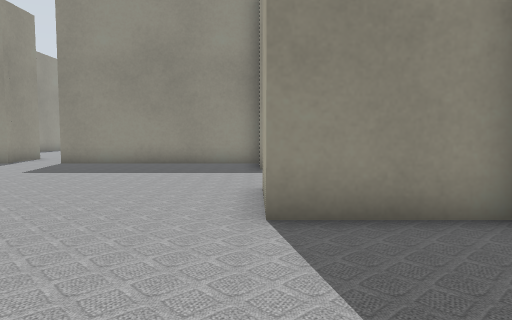
View 1 (above)

23 first-person views from a walk through a world built for the Gazebo simulator. The camera is 0.5 m above the floor, tilts 4° down and sees 70° across. The lines on the ground mark 1 m squares. The floor is counted in squares, 0.5 m on a side. Each view is taken from the middle of a square. On the plan, view 1 faces up. The plan holds only what a view shows up to about 13 squares ahead; the rest is blank. The place goes on beyond the plan. Robots are left out. Gazebo's built-in surfaces are drawn with simple patterns. Some stock models are drawn as simple stand-ins. Some surface patterns are stand-ins.

View 2
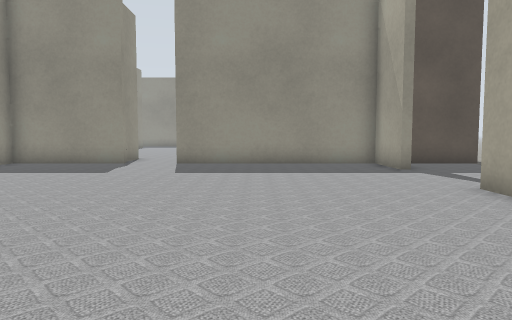

View 3
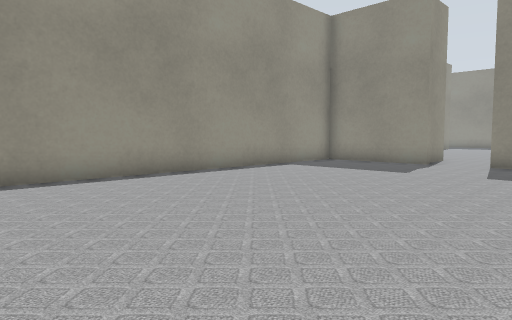

View 4
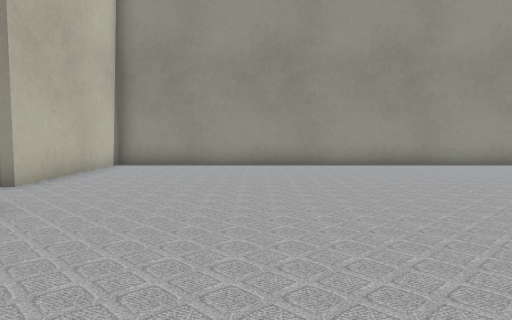

View 5
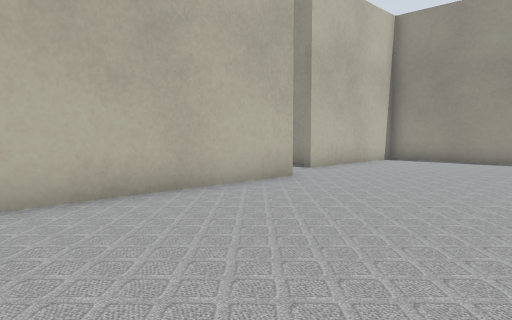

View 6
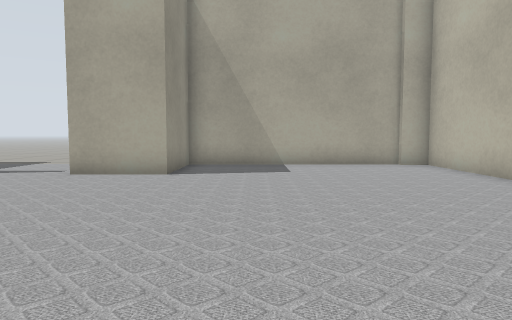

View 7
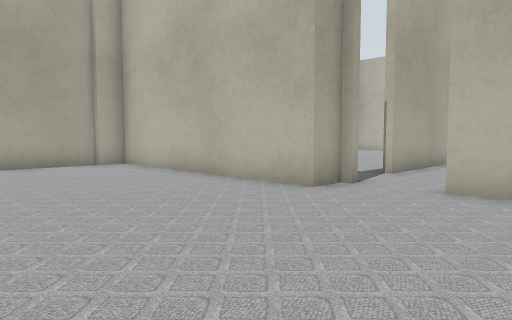

View 8
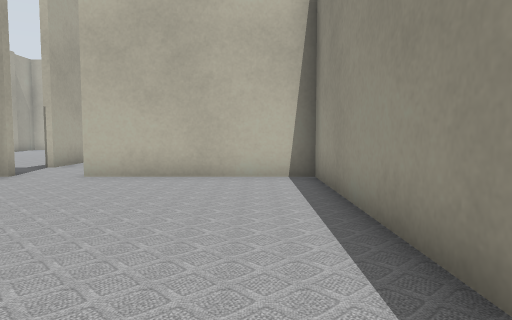

View 9
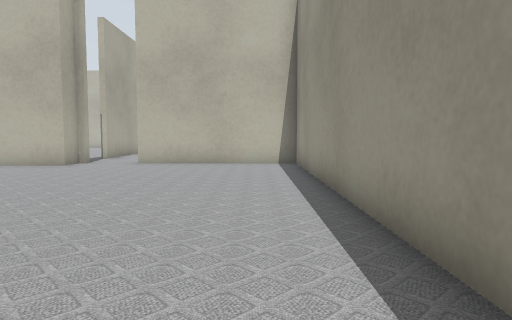

View 10
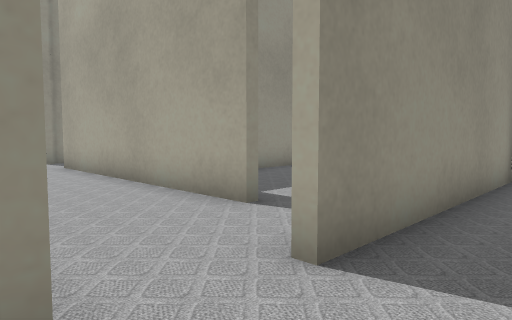

View 11
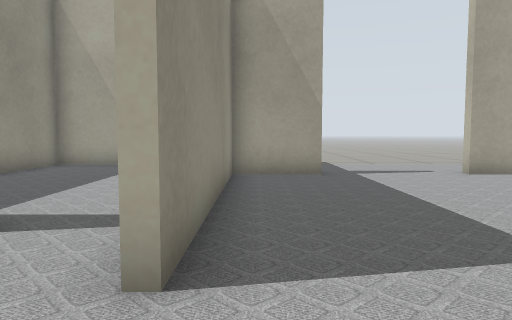

View 12
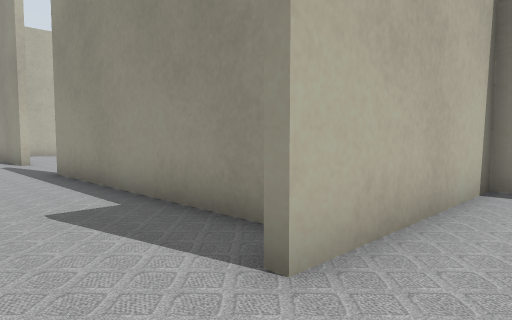

View 13
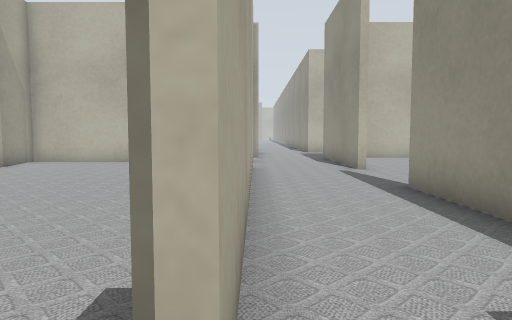

View 14
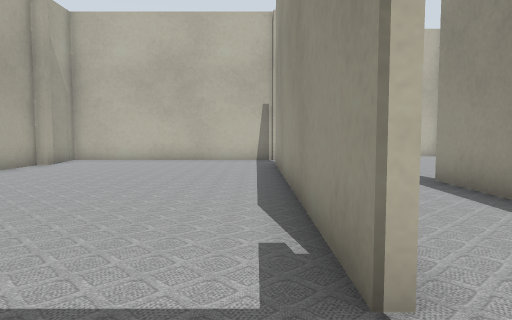

View 15
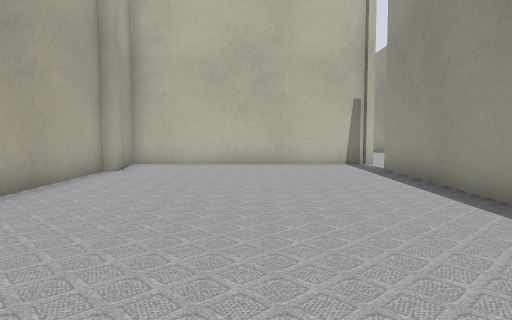

View 16
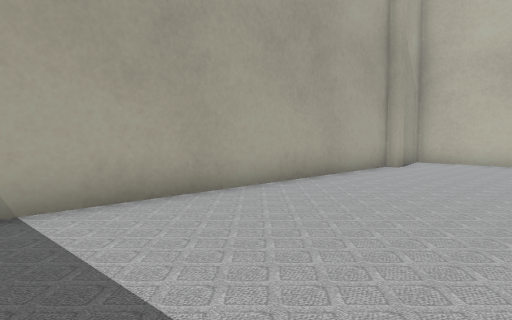

View 17
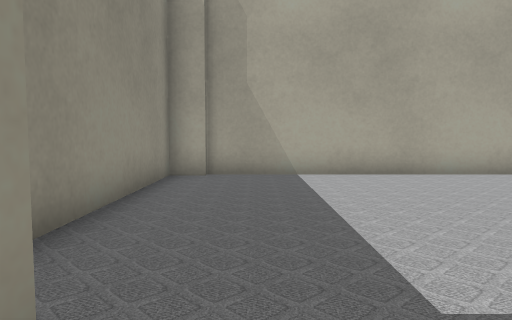

View 18
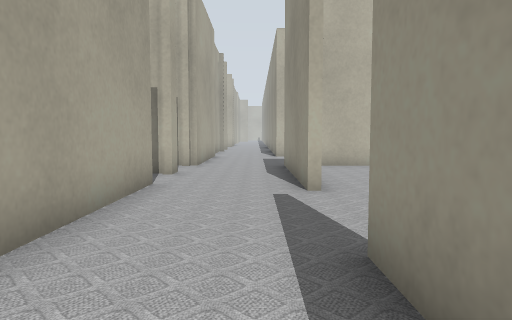

View 19
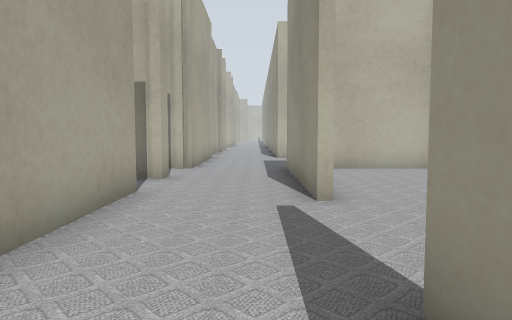

View 20
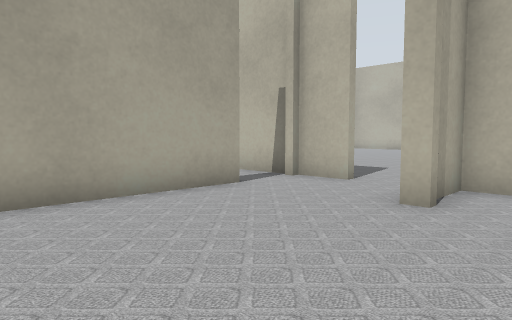

View 21
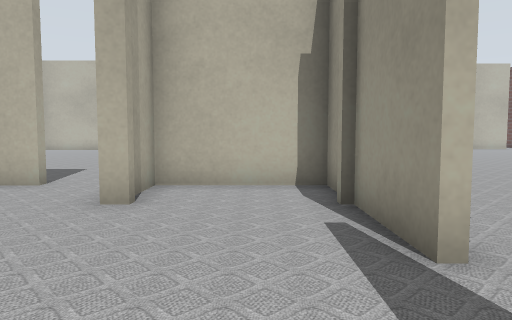

View 22
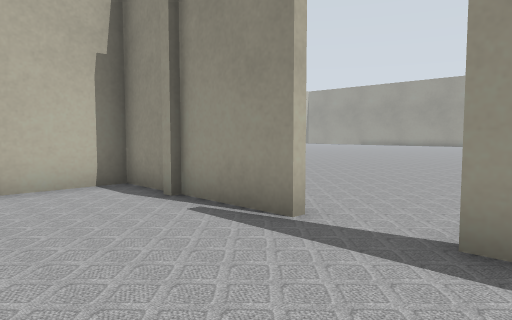

View 23
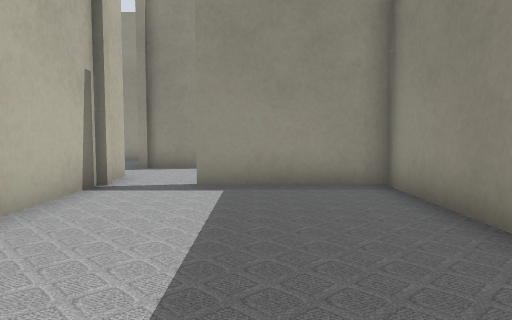

### Floor plan
Points are (right, up) in squares from view 1. A wall is a line through its corners. A room is listed if a view was taken in it or the views show most of it. See-through windows are left out.
Room 1 (views 1, 2, 3, 4, 5, 6, 7, 8, 9, 10, 11, 12)
walls: (0.1, 10.2) (0.1, 12.6) (-6.8, 12.6); (-4.9, -4.6) (-4.9, -3.6) (3, -3.6); (-8.5, 12.6) (-12.4, 12.6) (-12.4, 11.9); (-12.4, 10.4) (-12.4, -4.6) (-6.9, -4.6); (3.1, -2.9) (3.1, 4.2) (0.1, 4.2) (0.1, 6.8); (2.9, -4.9) (2.9, -2.6)
ways out: opening at (-6, -5) to room 3; opening at (-7.5, 13) to room 4; opening at (0, 8.5)
Room 2 (views 13, 14, 15, 16)
walls: (-4.7, -6.9) (-4.7, -17.5); (3.1, -16.9) (3.1, -4.8); (2.9, -17.2) (2.9, -16.8); (-4.9, -19.3) (3.1, -19.3) (3.1, -17.6); (3, -3.9) (-2.6, -3.9)
ways out: opening at (-5, -6) to room 3; opening at (-5, -18) to room 6
Room 3 (views 17, 18, 19)
walls: (-4.9, -16.5) (-4.9, -6.9); (-7.9, -5.5) (-7.9, -13)
ways out: opening at (-6, -5) to room 1; opening at (-5, -6) to room 2; opening at (-6.5, -17) to room 6; opening at (-8, -14.5)
Room 4 (views 20, 21, 22)
walls: (-9.2, 14.8) (-8.8, 14.8); (-8.8, 14.4) (-8.8, 12.8); (-12.4, 17.2) (-12.4, 14.8); (-5.4, 14.8) (-5.4, 20.5); (-12.4, 14.4) (-12.4, 12.8) (-9, 12.8) (-9, 14.1); (-6.8, 12.8) (-5.2, 12.8)
low walls: (-12.4, 19.5) (-12.4, 19)
ways out: opening at (-7.5, 13) to room 1; opening at (-5, 14) to room 5; opening at (-12.5, 19)
Room 5 (view 23)
walls: (3.1, 16.5) (3.1, 18.6) (-5.1, 18.6) (-5.1, 14.8); (-5.1, 12.8) (-2.4, 12.8)
ways out: opening at (-5, 14) to room 4
Room 6 (no view inside)
walls: (-7.9, -16.4) (-7.9, -20.5); (-4.9, -17.5) (-4.9, -16.5); (-4.9, -19.9) (-4.9, -19.3)
ways out: opening at (-5, -18) to room 2; opening at (-6.5, -17) to room 3; opening at (-6.5, -19.5) to room 7
Room 7 (no view inside)
walls: (-7.9, -20.5) (-7.9, -22); (-5.2, -22.6) (-5.2, -21.6)
ways out: opening at (-6.5, -19.5) to room 6; opening at (-6.5, -22); opening at (-4.5, -21)

Positions as (right, up) in squares from view 1, and headings:
1: (0, 0), facing up
2: (-4, 0), facing up
3: (-4, 0), facing up-left
4: (0, 0), facing left
5: (2, 2), facing down-left
6: (-9, 2), facing right
7: (-9, 2), facing down-right
8: (-11, 4), facing down
9: (-11, 8), facing down
10: (-9, 11), facing up-right
11: (-9, 12), facing right
12: (-5, -3), facing down-left
13: (-5, -6), facing down
14: (-4, -5), facing down
15: (-1, -7), facing down
16: (-2, -6), facing down-right
17: (-6, -6), facing right
18: (-7, -10), facing down
19: (-7, -11), facing down
20: (-11, 20), facing down-right
21: (-11, 20), facing down
22: (-9, 20), facing down-left
23: (2, 16), facing left
